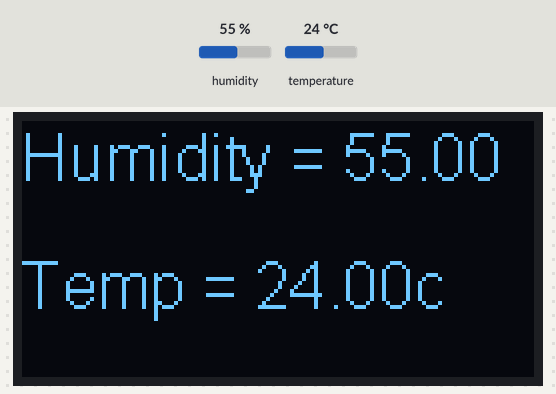
Bench run of a sketch on a simulated ESP8266 (NodeMCU). On the bench: 128×64 one-colour display. The test bench sets the inputs (shaded band); at power-on: humidity 55 %, temperature 24 °C. What the sketch prints to the serial monitor is not drawn.

Above: at 3.8 s.
3.9 s: humidity set to 22 %
At 7.1 s:
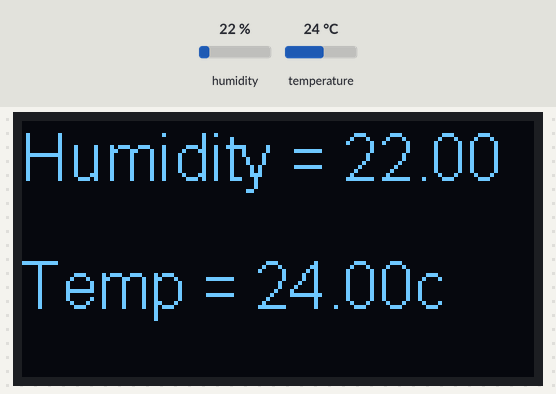
7.8 s: temperature set to 12 °C
At 10.3 s:
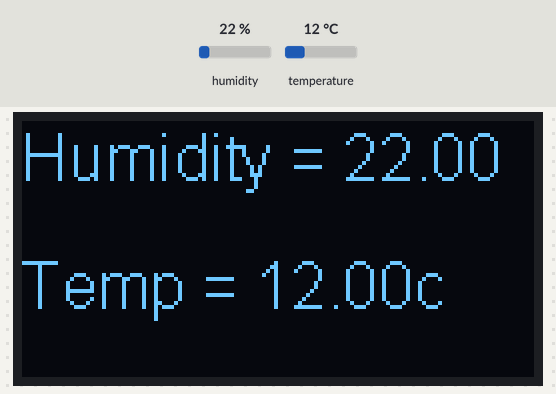
11.7 s: humidity set to 40 %
At 13.5 s:
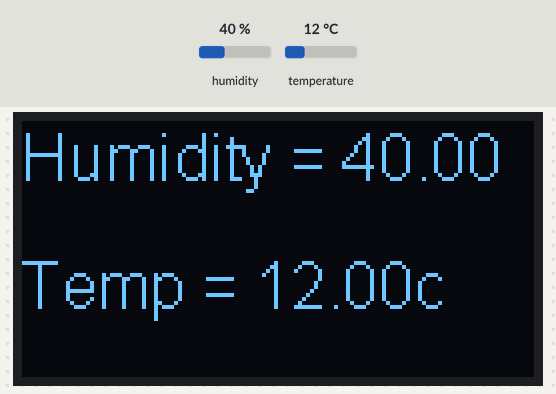
15.6 s: temperature set to 19 °C
At 18.7 s:
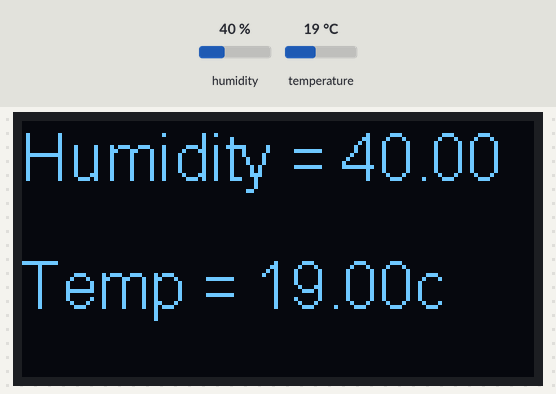
Timing chart, 0 to 20.2 s (numbered marks = the images above; inputs shaded):
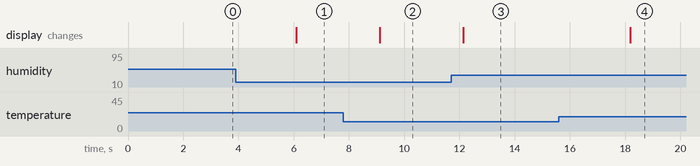

The sketch:

Project5.ino
```cpp
#include "DHTesp.h"
#include <Wire.h>
#include "SSD1306Wire.h"

DHTesp dht;

int D6 = 12;
float temperature;
float humidity;

int D3 = 0;
int D4 = 2;

SSD1306Wire  display(0x3c, D3, D4);

void setup() {
    Serial.begin(115200);

  dht.setup(D6, DHTesp::DHT11);
  display.init();

  display.setFont(ArialMT_Plain_16);

  display.setColor(WHITE);
}

void loop() {

  // Read humidity and temperature into float variables
  humidity = dht.getHumidity();
  temperature = dht.getTemperature();

  // Use printf to write the values formatted to the command line
  Serial.println("Humidity = " + String(humidity));
  Serial.println("Temperature = " + String(temperature));

  display.clear();
  display.drawString(0, 0, "Humidity = " + String(humidity));
  display.drawString(0, 32, "Temp = " + String(temperature) + "c");
  display.display();

  // Wait
  delay(3000);

}
```

Measured:
- after the input at 3.9 s, the display: changes after 2.2 s (image 1)
- after the input at 7.8 s, the display: changes after 1.3 s (image 2)
- after the input at 11.7 s, the display: changes after 0.44 s (image 3)
- after the input at 15.6 s, the display: changes after 2.6 s (image 4)
